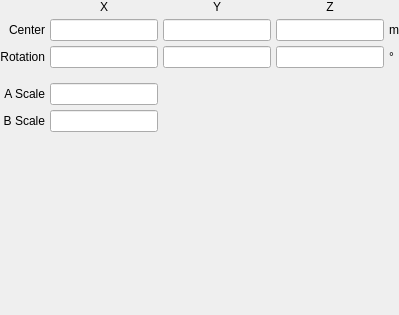
         <widget class="QWidget" name="dini">
          <layout class="QGridLayout" name="gridLayout_37">
           <property name="leftMargin">
            <number>0</number>
           </property>
           <property name="topMargin">
            <number>0</number>
           </property>
           <property name="rightMargin">
            <number>0</number>
           </property>
           <property name="bottomMargin">
            <number>0</number>
           </property>
           <property name="spacing">
            <number>5</number>
           </property>
           <item row="2" column="3">
            <widget class="LineEdit" name="lineedit_dini_rotationz"/>
           </item>
           <item row="4" column="1">
            <widget class="LineEdit" name="lineedit_dini_ascale"/>
           </item>
           <item row="1" column="0">
            <widget class="QLabel" name="label_81">
             <property name="text">
              <string>Center</string>
             </property>
             <property name="alignment">
              <set>Qt::AlignRight|Qt::AlignTrailing|Qt::AlignVCenter</set>
             </property>
            </widget>
           </item>
           <item row="1" column="1">
            <widget class="LineEdit" name="lineedit_dini_translationx"/>
           </item>
           <item row="1" column="2">
            <widget class="LineEdit" name="lineedit_dini_translationy"/>
           </item>
           <item row="1" column="4">
            <widget class="QLabel" name="label_252">
             <property name="text">
              <string>m</string>
             </property>
            </widget>
           </item>
           <item row="1" column="3">
            <widget class="LineEdit" name="lineedit_dini_translationz"/>
           </item>
           <item row="2" column="0">
            <widget class="QLabel" name="label_80">
             <property name="text">
              <string>Rotation</string>
             </property>
             <property name="alignment">
              <set>Qt::AlignRight|Qt::AlignTrailing|Qt::AlignVCenter</set>
             </property>
            </widget>
           </item>
           <item row="2" column="1">
            <widget class="LineEdit" name="lineedit_dini_rotationx"/>
           </item>
           <item row="2" column="2">
            <widget class="LineEdit" name="lineedit_dini_rotationy"/>
           </item>
           <item row="4" column="0">
            <widget class="QLabel" name="label_82">
             <property name="text">
              <string>A Scale</string>
             </property>
             <property name="alignment">
              <set>Qt::AlignRight|Qt::AlignTrailing|Qt::AlignVCenter</set>
             </property>
            </widget>
           </item>
           <item row="5" column="0">
            <widget class="QLabel" name="label_83">
             <property name="text">
              <string>B Scale</string>
             </property>
             <property name="alignment">
              <set>Qt::AlignRight|Qt::AlignTrailing|Qt::AlignVCenter</set>
             </property>
            </widget>
           </item>
           <item row="6" column="1">
            <spacer name="verticalSpacer_30">
             <property name="orientation">
              <enum>Qt::Vertical</enum>
             </property>
             <property name="sizeHint" stdset="0">
              <size>
               <width>20</width>
               <height>183</height>
              </size>
             </property>
            </spacer>
           </item>
           <item row="5" column="1">
            <widget class="LineEdit" name="lineedit_dini_bscale"/>
           </item>
           <item row="0" column="1">
            <widget class="QLabel" name="label_249">
             <property name="text">
              <string>X</string>
             </property>
             <property name="alignment">
              <set>Qt::AlignCenter</set>
             </property>
            </widget>
           </item>
           <item row="0" column="2">
            <widget class="QLabel" name="label_250">
             <property name="text">
              <string>Y</string>
             </property>
             <property name="alignment">
              <set>Qt::AlignCenter</set>
             </property>
            </widget>
           </item>
           <item row="0" column="3">
            <widget class="QLabel" name="label_251">
             <property name="text">
              <string>Z</string>
             </property>
             <property name="alignment">
              <set>Qt::AlignCenter</set>
             </property>
            </widget>
           </item>
           <item row="2" column="4">
            <widget class="QLabel" name="label_253">
             <property name="text">
              <string>°</string>
             </property>
            </widget>
           </item>
           <item row="3" column="1">
            <spacer name="verticalSpacer_50">
             <property name="orientation">
              <enum>Qt::Vertical</enum>
             </property>
             <property name="sizeType">
              <enum>QSizePolicy::Maximum</enum>
             </property>
             <property name="sizeHint" stdset="0">
              <size>
               <width>20</width>
               <height>10</height>
              </size>
             </property>
            </spacer>
           </item>
          </layout>
         </widget>
